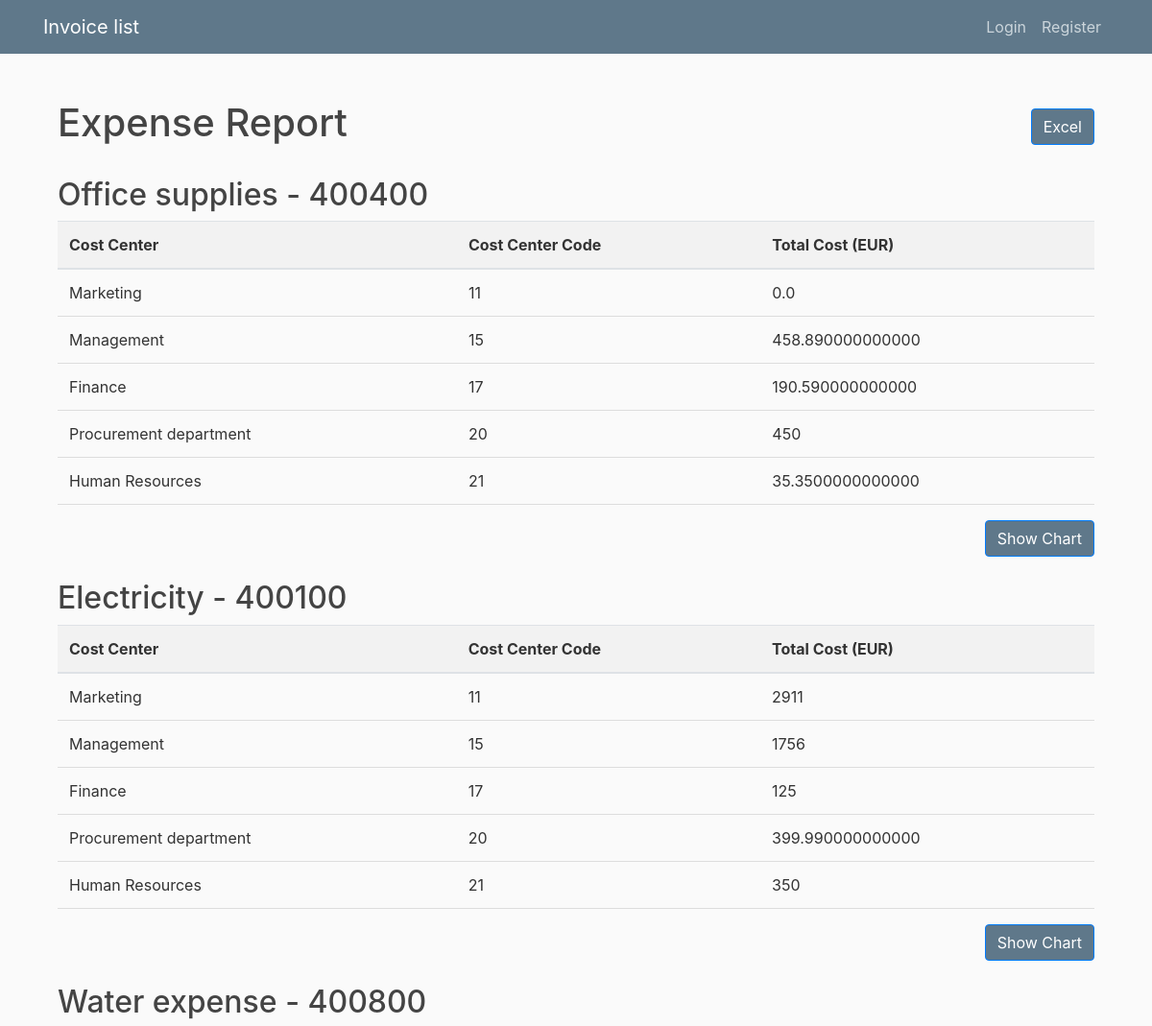
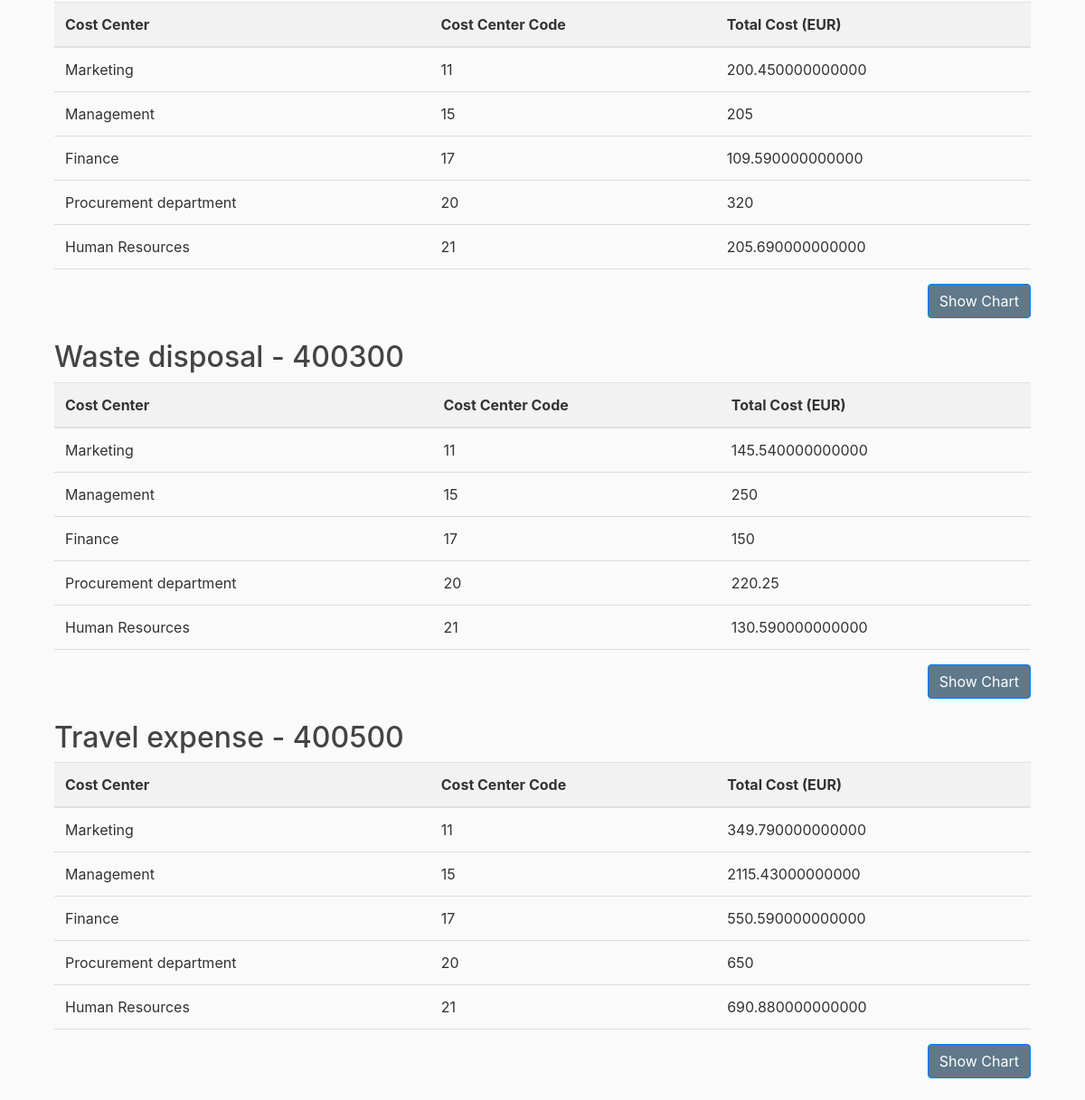
The page /report/ on the database its author committed (2 pictures, top to bottom).
### invoice/models.py (models this page shows, shortened)
class TypeOfCost(models.Model):
	cost_code = models.IntegerField()
	cost_name = models.CharField(max_length=40)

class CostCenter(models.Model):
	cost_center_code = models.IntegerField()
	cost_center_name = models.CharField(max_length=40)

### users/views.py (the view)
# urls.py: path('report/', user_views.report, name = 'report'),
def report(request):
    types_of_cost = TypeOfCost.objects.all()
    cost_centers = CostCenter.objects.all()
    expenses_by_type_and_center = {}
    for type_of_cost in types_of_cost:
        expenses_by_center = {}
        for cost_center in cost_centers:
            expenses = Invoice.objects.filter(cost_code=type_of_cost, cost_center_code=cost_center)
            total_amount = expenses.aggregate(total_amount=Sum('netto_amount'))['total_amount']
            expenses_by_center[cost_center] = total_amount or 0  # Dodavanje ukupnog iznosa u rječnik
        expenses_by_type_and_center[type_of_cost] = expenses_by_center
    return render(request, 'users/report.html', {'expenses_by_type_and_center': expenses_by_type_and_center})

### users/templatetags/custom_filters.py (called while the page is built)
@register.filter
def format_number(value):
    try:
        locale.setlocale(locale.LC_ALL, 'it_IT.UTF-8')
        formatted_value = locale.format_string("%0.2f", value, grouping=True)
        return formatted_value
    except (ValueError, locale.Error):
        return value

### users/templates/users/report.html
{% extends "invoice/base.html" %}
{% load custom_filters %}
{% block content %}
<div class="container">
    <div class="d-flex justify-content-between align-items-center my-4">
        <h1>Expense Report</h1>
        <div>
            <form action="{% url 'export_to_excel' %}" method="get">
                <button type="submit" class="btn btn-primary bg-steel">Excel</button>
            </form>
        </div>
    </div>
    {% for type_of_cost, expenses_by_center in expenses_by_type_and_center.items %}
    <div class="mb-4">
        <h2>{{ type_of_cost.cost_name }} - {{ type_of_cost.cost_code }}</h2>
        <table class="table">
            <thead>
                <tr>
                    <th>Cost Center</th>
                    <th>Cost Center Code</th>
                    <th>Total Cost (EUR)</th>
                </tr>
            </thead>
            <tbody>
                {% for cost_center, total_amount in expenses_by_center.items %}
                <tr>
                    <td>{{ cost_center.cost_center_name }}</td>
                    <td>{{ cost_center.cost_center_code }}</td>
                    <td>{{ total_amount|default:0.00|format_number }}</td>
                </tr>
                {% endfor %}
            </tbody>
        </table>
        <div class="text-right">
            <a href="{% url 'cost_chart' type_of_cost.pk %}" class="btn btn-primary bg-steel">Show Chart</a>
        </div>
    </div>
    {% endfor %}
</div>
{% endblock %}

### invoice/static/invoice/main.css (style rules this page uses)
body { background: #fafafa; color: #333333; margin-top: 5rem; }
h1, h2, h3, h4, h5, h6 { color: #444444; }
.bg-steel { background-color: #5f788a; }
.table { width: 100%; border-collapse: collapse; }
th, td { padding: 8px; text-align: left; border-bottom: 1px solid #ddd; }
th { background-color: #f2f2f2; color: #333; font-weight: bold; }
td { vertical-align: top; }

### rows shown on the page
TypeOfCost: cost_name "Office supplies", cost_code "400400"
CostCenter: cost_center_name "Marketing", cost_center_code "11", total_amount "0.0", total_amount "2911", total_amount "200.450000000000", total_amount "145.540000000000", total_amount "349.790000000000"
CostCenter: cost_center_name "Management", cost_center_code "15", total_amount "458.890000000000", total_amount "1756", total_amount "205", total_amount "250", total_amount "2115.43000000000"
CostCenter: cost_center_name "Finance", cost_center_code "17", total_amount "190.590000000000", total_amount "125", total_amount "109.590000000000", total_amount "150", total_amount "550.590000000000"
CostCenter: cost_center_name "Procurement department", cost_center_code "20", total_amount "450", total_amount "399.990000000000", total_amount "320", total_amount "220.25", total_amount "650"
CostCenter: cost_center_name "Human Resources", cost_center_code "21", total_amount "35.3500000000000", total_amount "350", total_amount "205.690000000000", total_amount "130.590000000000", total_amount "690.880000000000"
TypeOfCost: cost_name "Electricity", cost_code "400100"
TypeOfCost: cost_name "Water expense", cost_code "400800"
TypeOfCost: cost_name "Waste disposal", cost_code "400300"
TypeOfCost: cost_name "Travel expense", cost_code "400500"
